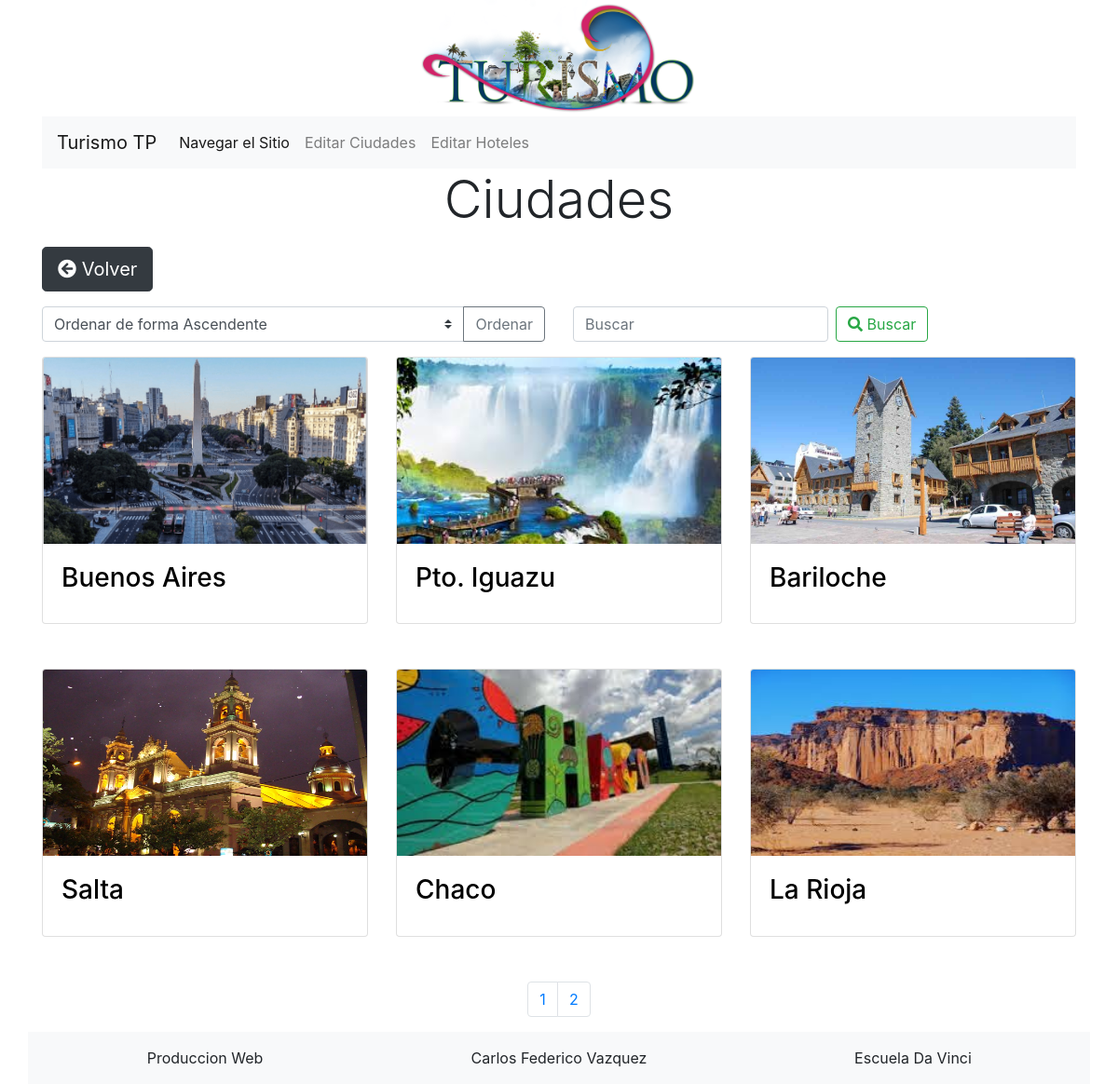
Page /admin/php/controllers/Ciudad/mostrarCiudad.controller.php on the committed database.
### tables this page shows
CREATE TABLE `ciudades` (
  `id_ciudad` int(11) NOT NULL,
  `nombre` varchar(30) NOT NULL,
  `imagen` varchar(30) NOT NULL
);

### admin/php/controllers/Ciudad/mostrarCiudad.controller.php (called while the page is built)
<?php
require __DIR__ . '/../../conn.php';
require __DIR__ . '/../../modelos/Ciudad.php';
$ciudad = new Ciudad;
$ciudades= $ciudad->getAll();
$total = $ciudad->getAllCount();
$cuantos = 6;
$botones = ceil($total / $cuantos);
require __DIR__ . '/../../../views/Ciudad/mostrarCiudades.php';
?>

### admin/php/conn.php (called while the page is built)
<?php
class DB {
    public static function getConn(){
        try {
            $db = new PDO('mysql:dbname=turismo;host=localhost;charset=utf8', 'root', '');
        } catch(PDOException $e) {
            $db = null;
            echo '<h1>Error de conexión</h1>';
            exit;
        }
        return $db;
    }
}

### admin/php/modelos/Ciudad.php (called while the page is built, shortened)
<?php
class Ciudad{
private $db;
    public function __construct(){
    $this->db=DB::getConn();
    }
    public function getAll($cuantos = 6)
    {
        $sql = 'SELECT * FROM ciudades ';
            $pagina = $_GET['pagina'] ?? 1;
            $desde = ($pagina -1) * $cuantos;
            $sql .= " limit $cuantos offset $desde";
        $query = $this->db->prepare($sql);
        $query->execute();
        return $query->fetchAll(PDO::FETCH_OBJ);
    }
    public function getAllCount()
    {
        $sql = 'SELECT count(id_ciudad) as total FROM ciudades';
        $query = $this->db->prepare($sql);
        $query->execute();
        return $query->fetch(PDO::FETCH_COLUMN);
    }
}

### admin/views/Ciudad/mostrarCiudades.php (the view, shortened to what this page needs)
    <?php require __DIR__ . '/../../../header.php';?>
  <h1 class= "display-4 text-center mb-3">Ciudades</h1>
<div class="container">
    <button type="button" class="btn btn-dark btn-lg">
             <i class="fas fa-arrow-circle-left"></i>
            <a class="volver" href="<?=$_SERVER["HTTP_REFERER"]?>">Volver</a>
    </button>
      <div class="row my-3">
         <div class=" col-6 text-center ">
              <form action="mostrarCiudad.controller.php" method="GET">
                <div class="input-group">
                  <select class="custom-select" name="orden">
                        <option value="asc" selected>Ordenar de forma Ascendente</option>
                    </select>
                    <div class="input-group-append">
                        <button class="btn btn-outline-secondary" type="submit">Ordenar</button>
                    </div>
                </div>
              </form>
        </div>
        <div class=" col-6">
            <form class="form-inline my-2 my-lg-0 " method="GET" action="/TP2-Turismo/admin/php/controllers/Ciudad/mostrarCiudad.controller.php">
                <input class="form-control mr-2" type="search" name="busqueda"  placeholder="Buscar" aria-label="Buscar">
                <button class="btn btn-outline-success my-2 my-sm-0" type="submit"><i class="fas fa-search"></i> Buscar</button>
            </form>
        </div>
      </div>
    <div class="row ">
      <?php foreach($ciudades as $ciudad): ?>
        <div class="col-4">
            <div class="card mb-5">
              <img class="card-img-top" width="280" height="200" src="../../../../img/ciudades/<?php echo $ciudad->imagen?>" alt="<?php echo $ciudad->imagen?>">
                <div class="card-body">
                  <a href="/TP2-Turismo/admin/php/controllers/Hotel/mostrarHoteles.controller.php?id_ciudad=<?php echo $ciudad->id_ciudad?>"> <h3 class="card-title"><?php echo $ciudad->nombre?></h3></a>
                </div>
            </div>
          </div>
          <?php endforeach; ?>
    </div>
          <nav aria-label="Page navigation example">
              <ul class="pagination justify-content-center">
                  <?php for($i =1; $i<=$botones; $i++): ?>
                      <li class="page-item"><a class="page-link" href="/TP2-Turismo/admin/php/controllers/Ciudad/mostrarCiudad.controller.php?<?php if(isset($_GET['busqueda'])):?><?php echo 'busqueda='.$_GET['busqueda'].'&'; endif;?><?php if(isset($_GET['orden'])):?><?php echo 'orden='.$_GET['orden'].'&'; endif;?>pagina=<?php echo $i;?>"><?php echo $i;?></a></li>
                  <?php endfor;?>
              </ul>
          </nav>
</div>
<?php require __DIR__ . '/../../../footer.php';?>

### header.php (shortened to what this page needs)
<!doctype html>
<html lang="en">
  <head>
    <link rel="stylesheet" href="https://stackpath.bootstrapcdn.com/bootstrap/4.3.1/css/bootstrap.min.css">
    <link rel="stylesheet" href="https://cdnjs.cloudflare.com/ajax/libs/font-awesome/5.15.1/css/all.min.css">
    <link rel="stylesheet" href="https://cdnjs.cloudflare.com/ajax/libs/animate.css/4.1.1/animate.min.css"/>
    <link rel="stylesheet" href="/TP2-Turismo/css/estilos.css">
  </head>
  <body class="fondoBody">
       <div class="container">
            <div class="text-center">
              <img src="/TP2-Turismo/img/portada/turismo.png" class="img-fluid" width="300" height="150" alt="Turismo Login">
            </div>
          <div class="row">
            <div class="col-12">
              <nav class="navbar navbar-expand-lg navbar-light bg-light">
                  <a class="navbar-brand" href="/TP2-Turismo/index.php">Turismo TP</a>
                      <div class="collapse navbar-collapse" id="navbarNavDropdown">
                        <ul class="navbar-nav">
                          <?php if(!isset($_SESSION['auth']) || !$_SESSION['auth'] ): ?>
                                <li class="nav-item active">
                                  <a class="nav-link" href="/TP2-Turismo/admin/php/controllers/Ciudad/mostrarCiudad.controller.php">Navegar el Sitio <span class="sr-only">(current)</span></a>
                                </li>
                                <li class="nav-item">
                                  <a class="nav-link" href="/TP2-Turismo/admin/php/controllers/Ciudad/ABMCiudad.controller.php"> Editar Ciudades</a>
                                </li>
                                <li class="nav-item">
                                  <a class="nav-link" href="/TP2-Turismo/admin/php/controllers/Hotel/ABMHotel.controller.php">Editar Hoteles</a>
                                </li>
                          <?php endif;?>
                        </ul>
                      </div>
                </nav>
            </div>
          </div>
        </div>

### footer.php (shortened to what this page needs)
        <div class="container">
            <div class="row text-center bg-light py-3 mt-2">
                <div class="col-4">Produccion Web</div>
                <div class="col-4">Carlos Federico Vazquez</div>
                <div class="col-4">Escuela Da Vinci</div>
            </div>
        </div>
    </body>
</html>

### css/estilos.css (style rules this page uses)
.volver { text-decoration: none; color:white; }
a { color: black; }

### rows in the picture
ciudades: imagen (picture), nombre "Buenos Aires"
ciudades: imagen (picture), nombre "Pto. Iguazu"
ciudades: imagen (picture), nombre "Bariloche"
ciudades: imagen (picture), nombre "Salta"
ciudades: imagen (picture), nombre "Chaco"
ciudades: imagen (picture), nombre "La Rioja"
